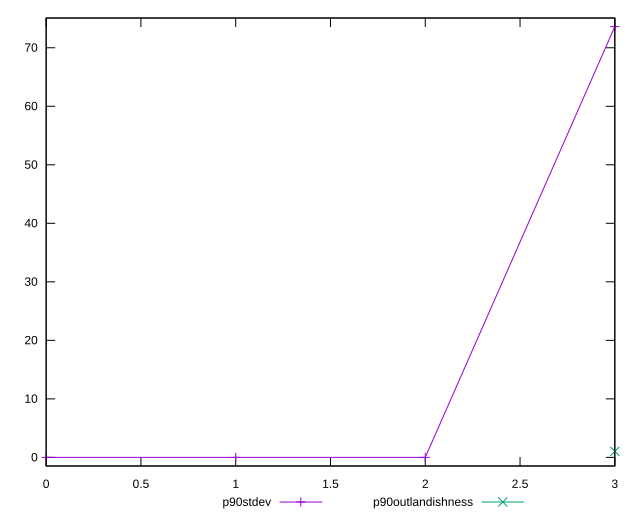

The script that saved this image:
reset

$p90Stdev <<EOF
0 0
1 0
2 0
3 73.61210166811149
EOF

$p90Outlandishness <<EOF
3 1.0286229916897507
EOF

set key outside below
set xrange [0:3]
set yrange [-1.47224203336223:75.08434370147373]
set trange [-1.47224203336223:75.08434370147373]
set terminal svg size 640, 520 enhanced background rgb 'white'
set output "reports/report_00032_2021-02-25T10-28-15.087Z/legacy-javascript/progression/stddev.svg"

plot $p90Stdev title "p90stdev" with linespoints, \
     $p90Outlandishness title "p90outlandishness" with linespoints

reset
